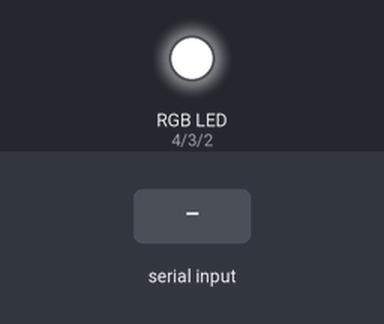
The sketch below on a simulated Arduino Uno, built with avr-gcc and run on an emulated ATmega328P. Shown: an RGB LED mixed from three pins (HIGH = lit). The test bench sets the inputs (shaded band). What the sketch prints to the serial monitor is not drawn.

Above: at 1.2 s.
1.3 s: "1\n" received over Serial
2.8 s: "2\n" received over Serial
4.3 s: "3\n" received over Serial
Timing chart, 0 to 7.3 s (numbered marks = the images above; inputs shaded):
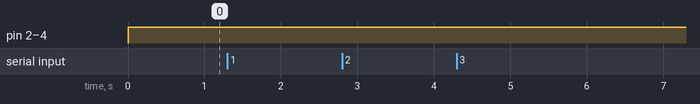

The sketch:

reto_prender-led-segun-color-ingresado_class19.ino
```cpp
int pinBlue1 = 2;
int pinGreen2 = 3;
int pinRed3 = 4;
String msg1 = "que led desea prender?";  // a pesar de que use un led rgb de tipo anodo ()
String msg2 = "sus opciones son las siguientes:";
String msg3 = "\"1\" for blue";  // \"1\" es para que me permita poner "" dentro del string
String msg4 = "\"2\" for green";
String msg5 = "\"3\" for red";
int userInputLed;
void turnOffLedWait() {
    Serial.println("ingrese cualquier caracter para iniciar nuevamente");
    while (Serial.available() == 0) {//espera a que ingresemos algo
  };
    Serial.read();//lee el valor y lo borra del serial
}

void setup() {
  Serial.begin(115200);
  pinMode(2, OUTPUT);
  pinMode(3, OUTPUT);
  pinMode(4, OUTPUT);
}

void loop() {
  digitalWrite(pinBlue1, HIGH);
  digitalWrite(pinGreen2, HIGH);
  digitalWrite(pinRed3, HIGH);
  Serial.println(msg1);
  Serial.println(msg2);
  Serial.println(msg3);
  Serial.println(msg4);
  Serial.println(msg5);
  while (Serial.available() == 0) {
  };
  userInputLed = Serial.parseInt();
  Serial.println(userInputLed);
  switch (userInputLed) {
    case 1:
      digitalWrite(pinBlue1, LOW);
      turnOffLedWait();
      break;

    case 2:
      digitalWrite(pinGreen2, LOW);
      turnOffLedWait();
      break;

    case 3:
      digitalWrite(pinRed3, LOW);
      turnOffLedWait();
      break;
    default:
      Serial.println("este no es un numero valido");
      break;
  }
}
```
